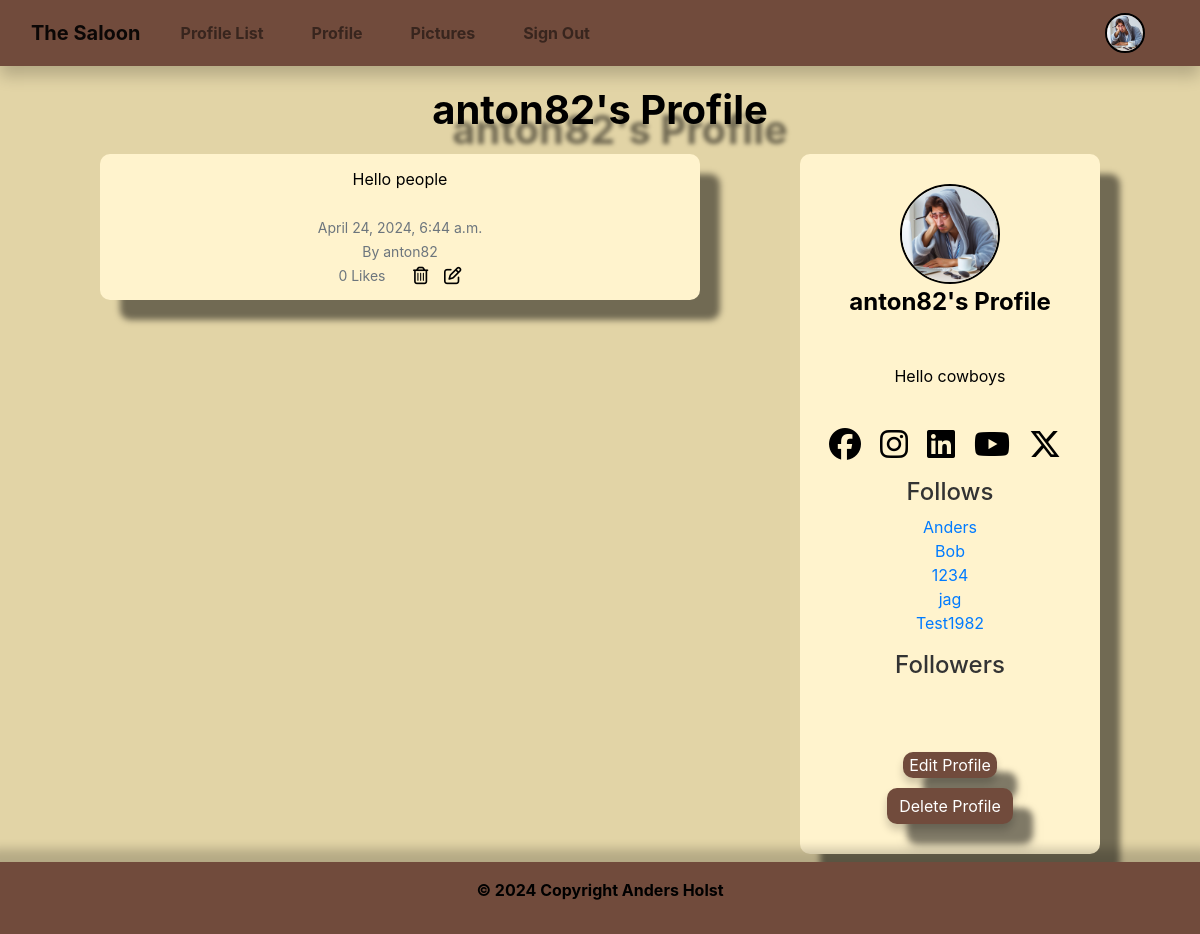
/profile/26 (signed in), run on an earlier commit of the app's database.
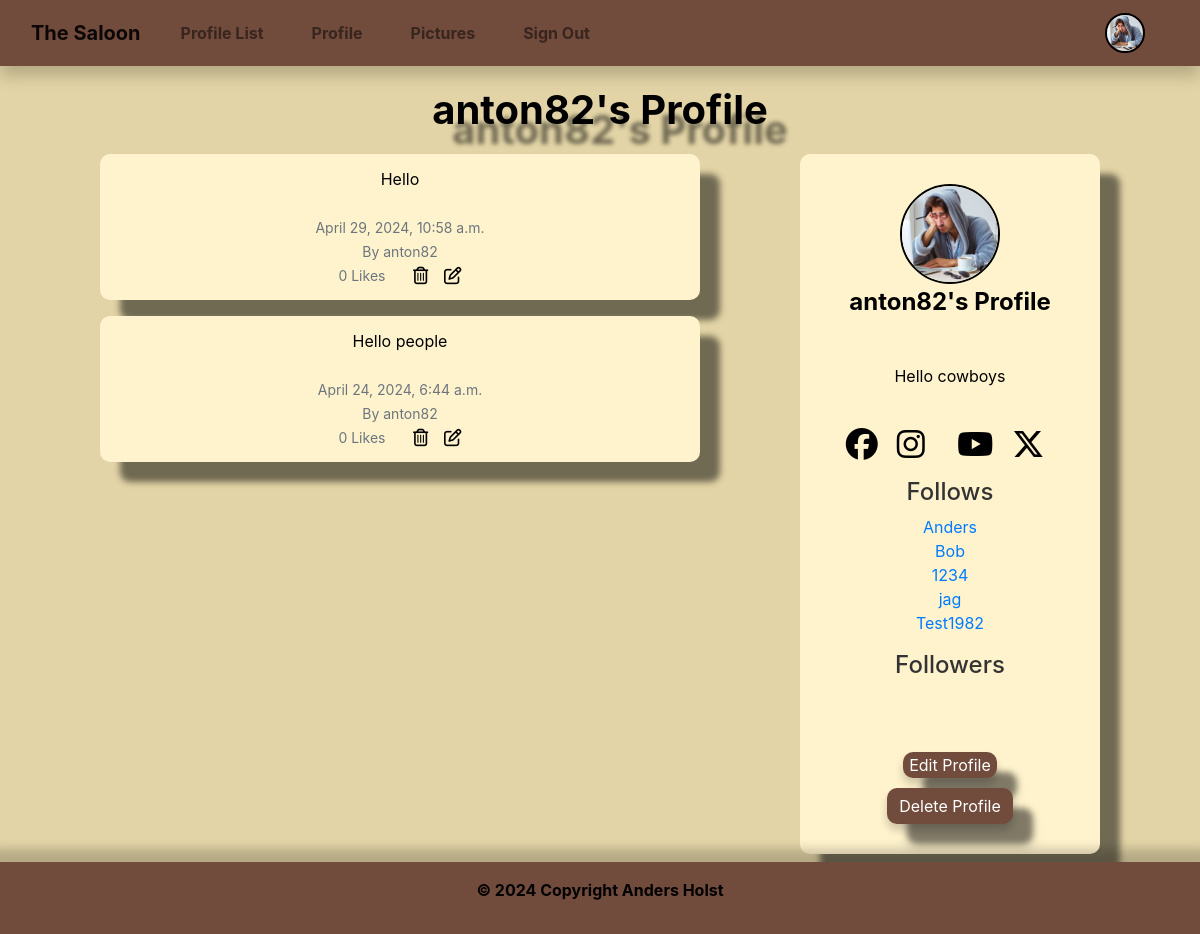
And on a later commit of the database.
### the_saloon/models.py (models this page shows, shortened)
class Profile(models.Model):
    user = models.OneToOneField(User, on_delete=models.CASCADE)
    follows = models.ManyToManyField(
        "self", related_name="followed_by", symmetrical=False, blank=True)
    date_modified = models.DateTimeField(auto_now=True)
    profile_image = models.ImageField(
        upload_to="media/image", null=True, blank=True)
    profile_bio = models.CharField(null=True, blank=True, max_length=500)
    facebook_link = models.CharField(null=True, blank=True, max_length=100)
    instagram_link = models.CharField(null=True, blank=True, max_length=100)
    linkedin_link = models.CharField(null=True, blank=True, max_length=100)
    youtube_link = models.CharField(null=True, blank=True, max_length=100)
    x_link = models.CharField(null=True, blank=True, max_length=100)
    def __str__(self):
        return self.user.username

class Shout(models.Model):
    user = models.ForeignKey(
        User, related_name="shouts",
        on_delete=models.CASCADE
    )
    body = models.CharField(max_length=200)
    created_at = models.DateTimeField(auto_now_add=True)
    likes = models.ManyToManyField(User, related_name="shout_like", blank=True)
    def number_of_likes(self):
        return self.likes.count()

### the_saloon/views.py (the view, shortened to what this page needs)
# urls.py: path('profile/<int:pk>', views.profile, name='profile'),
def profile(request, pk):
    if request.user.is_authenticated:
        try:
            profile = Profile.objects.get(user_id=pk)
        except ObjectDoesNotExist:
            messages.error(request, "Profile not found.")
            return redirect('home')
        shouts = Shout.objects.filter(user_id=pk).order_by("-created_at")
        return render(
            request, "profile.html", {"profile": profile, "shouts": shouts})
    else:
        messages.success(request, "You must login to see this page...")
        return redirect('home')

### the_saloon/templates/profile.html (shortened to what this page needs)
{% extends 'base.html' %}
{% load static %}
{% block content %}
{% if profile %}
<h1 class="profil text-center">{{ profile.user.username }}'s Profile</h1>
<div class="container-fluid">
  <div class="row">
    <div id="profile-bio" class="col-xs-12 col-sm-12 col-md-3 order-md-3 text-center px-3 px-md-0">
          <div class="container1 mx-auto">
            <div class="image d-flex flex-column justify-content-center align-items-center">
      {% if profile.profile_image %}
      <img src="{{ profile.profile_image.url }}" height="100" width="100" class="profile rounded-circle"
        alt="profile_image">
      {% else %}
      <img src="{% static 'images/cowboy.png' %}" height="100" width="100" class="profile rounded-circle"
        alt="profile_image">
      {% endif %}
      <span class="name mb-4">
        {{ profile.user.username }}'s Profile
      </span>
      {% if profile.profile_bio %}
      <div class="bio">
        <span>
        {{ profile.profile_bio}}
        </span>
      </div>
      {% endif %}
      <div class="gap-3 mb-3 icons d-flex flex-row justify-content-center align-items-center">
        {% if profile.facebook_link %}
        <a href="{{ profile.facebook_link }}" target="new">
          <i class="face fa-2x fa-brands fa-facebook"></i></a>
        {% endif %}
        {% if profile.instagram_link %}
        <a href="{{ profile.instagram_link }}" target="new"><i class="inst fa-2x fa-brands fa-instagram"></i></a>
        {% endif %}
        {% if profile.linkedin_link %}
        <a href="{{ profile.linkedin_link }}" target="new"><i class="link fa-2x fa-brands fa-linkedin"></i></a>
        {% endif %}
        {% if profile.youtube_link %}
        <a href="{{ profile.youtube_link }}" target="new"><i class="you fa-2x fa-brands fa-youtube"></i></a>
        {% endif %}
        {% if profile.x_link %}
        <a href="{{ profile.x_link }}" target="new"><i class="x fa-2x fa-brands fa-x-twitter"></i></a>
        {% endif %}
      </div>
      <h5 class="follow">Follows</h5>
        <p class="card-text">
        {% for following in profile.follows.all %}
            {% if following.user.id != user.id %}
                <a href="{% url 'profile' following.user.id %}">{{ following }}</a><br/>
            {% endif %}
        {% endfor %}
        </p>
        <h5 class="follow">Followers</h5>
        <br/><br/>
        {% if request.user.id == profile.user.id %}
        <button class="btn-profile btn-outline">
          <a class="edit" href="{% url 'update_user' %}">Edit Profile</a>
        </button>
        {% endif %}
      {% if request.user.id == profile.user.id %}
      <form action="{% url 'delete_profile' %}" method="post">
        <button type="submit" class="btn btn-dp" onclick="return confirmDelete()">Delete Profile</button>
      </form>
      {% endif %}
    </div>
          </div>
      </div>
      <div class="col-xs-12 col-sm-12 col-md-8 order-md-1 text-center">
          <div class="container2 mx-auto">
            {% if shouts%}
            {% for shout in shouts %}
              <div class="alert" role="alert">
                  {{ shout.body }}<br/><br/>
                  <small class="text-muted">
                      {{ shout.created_at }}
                      <br/>
                      By {{ shout.user.username }}
                      <br/>
                      {{ shout.number_of_likes }} Likes
                      &nbsp;&nbsp;
                {% if request.user.username == profile.user.username %}
                <a href="{% url 'delete_shout' shout.id %}"></a>
                <a href="{% url 'edit_shout' shout.id %}"></a>
                {% endif %}
              </small>
            </div>
            {% endfor %}
            {% endif %}
          </div>
      </div>
  </div>
</div>
{% endif %}
{% endblock %}

What changed in the data, as far as the page shows it:
changed Profile "Hello cowboys": linkedin_link "linkedin.com" → empty (drawn)
added Shout: body "Hello", created_at "April 29, 2024, 10:58 a.m.", user.username "anton82", number_of_likes "0"
